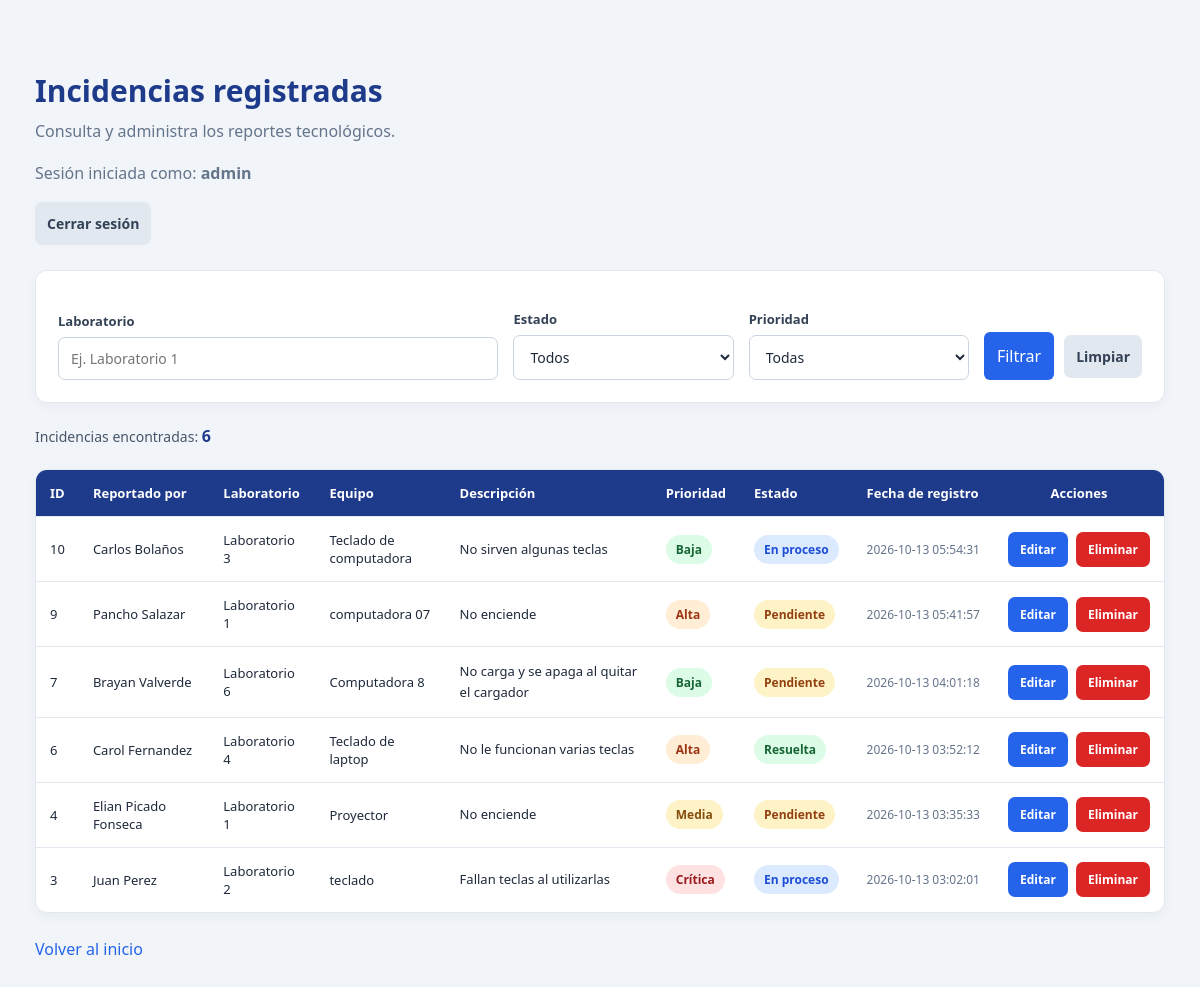
The app's page /pages/listar.php (signed in) with its own data.
### tables this page shows
CREATE TABLE `incidencias` (
  `id` int(11) NOT NULL,
  `nombre_reporta` varchar(100) NOT NULL,
  `laboratorio` varchar(100) NOT NULL,
  `equipo_afectado` varchar(150) NOT NULL,
  `descripcion` text NOT NULL,
  `prioridad` enum('Baja','Media','Alta','Crítica') NOT NULL DEFAULT 'Media',
  `estado` enum('Pendiente','En proceso','Resuelta') NOT NULL DEFAULT 'Pendiente',
  `fecha_registro` timestamp NOT NULL DEFAULT current_timestamp()
);

### pages/listar.php (the view, shortened to what this page needs)
<?php
require_once "../config/database.php";
function escapar($valor) {
    return htmlspecialchars((string)$valor, ENT_QUOTES, "UTF-8");
}
$es_admin = isset($_SESSION["admin_id"]);
$laboratorio = trim($_GET["laboratorio"] ?? "");
$sql = "SELECT * FROM incidencias WHERE 1=1";
$sql .= " ORDER BY fecha_registro DESC";
$stmt = $conexion->prepare($sql);
if (!$stmt->execute()) {
    exit("Error al consultar las incidencias.");
}
$resultado = $stmt->get_result();
$total = $resultado->num_rows;
$clases_prioridad = [
    "Baja" => "prioridad-baja",
    "Media" => "prioridad-media",
    "Alta" => "prioridad-alta",
    "Crítica" => "prioridad-critica"
];
$clases_estado = [
    "Pendiente" => "estado-pendiente",
    "En proceso" => "estado-en-proceso",
    "Resuelta" => "estado-resuelta"
];
?>
<!DOCTYPE html>
<html lang="es">
<head>
    <link rel="stylesheet" href="../css/style.css">
    <link rel="stylesheet" href="../css/listar.css">
</head>
<body>
<main class="contenedor-listado">
    <header class="encabezado-listado">
        <h1>Incidencias registradas</h1>
        <p>Consulta y administra los reportes tecnológicos.</p>
        <?php if ($es_admin): ?>
            <p>
                Sesión iniciada como:
                <strong><?= escapar($_SESSION["admin_usuario"] ?? "Administrador") ?></strong>
            </p>
            <a class="boton-secundario" href="../logout.php">
                Cerrar sesión
            </a>
        <?php endif; ?>
    </header>
    <form method="GET" class="filtros">
        <div>
            <label for="laboratorio">Laboratorio</label>
            <input
                type="text"
                id="laboratorio"
                name="laboratorio"
                placeholder="Ej. Laboratorio 1"
                value="<?= escapar($laboratorio) ?>"
            >
        </div>
        <div>
            <label for="estado">Estado</label>
            <select id="estado" name="estado">
                <option value="">Todos</option>
            </select>
        </div>
        <div>
            <label for="prioridad">Prioridad</label>
            <select id="prioridad" name="prioridad">
                <option value="">Todas</option>
            </select>
        </div>
        <div class="acciones-filtro">
            <button type="submit">Filtrar</button>
            <a class="boton-secundario" href="listar.php">
                Limpiar
            </a>
        </div>
    </form>
    <p class="total">
        Incidencias encontradas:
        <strong><?= $total ?></strong>
    </p>
    <div class="tabla-contenedor">
        <table class="tabla-incidencias">
            <thead>
                <tr>
                    <th>ID</th>
                    <th>Reportado por</th>
                    <th>Laboratorio</th>
                    <th>Equipo</th>
                    <th>Descripción</th>
                    <th>Prioridad</th>
                    <th>Estado</th>
                    <th>Fecha de registro</th>
                    <th>Acciones</th>
                </tr>
            </thead>
            <tbody>
                <?php if ($total > 0): ?>
                    <?php while ($incidencia = $resultado->fetch_assoc()): ?>
                        <tr>
                            <td><?= (int)$incidencia["id"] ?></td>
                            <td>
                                <?= escapar($incidencia["nombre_reporta"]) ?>
                            </td>
                            <td>
                                <?= escapar($incidencia["laboratorio"]) ?>
                            </td>
                            <td>
                                <?= escapar($incidencia["equipo_afectado"]) ?>
                            </td>
                            <td>
                                <?= escapar($incidencia["descripcion"]) ?>
                            </td>
                            <td>
                                <span class="etiqueta <?= escapar($clases_prioridad[$incidencia["prioridad"]] ?? "") ?>">
                                    <?= escapar($incidencia["prioridad"]) ?>
                                </span>
                            </td>
                            <td>
                                <span class="etiqueta <?= escapar($clases_estado[$incidencia["estado"]] ?? "") ?>">
                                    <?= escapar($incidencia["estado"]) ?>
                                </span>
                            </td>
                            <td>
                                <?= escapar($incidencia["fecha_registro"]) ?>
                            </td>
                            <td>
                                <?php if ($es_admin): ?>
                                    <div class="acciones">
                                        <a
                                            class="btn-editar"
                                            href="editar.php?id=<?= (int)$incidencia["id"] ?>"
                                        >
                                            Editar
                                        </a>
                                        <a
                                            class="btn-eliminar"
                                            href="eliminar.php?id=<?= (int)$incidencia["id"] ?>"
                                        >
                                            Eliminar
                                        </a>
                                    </div>
                                <?php else: ?>
                                    <span>Solo administrador</span>
                                <?php endif; ?>
                            </td>
                        </tr>
                    <?php endwhile; ?>
                <?php endif; ?>
            </tbody>
        </table>
    </div>
    <a class="enlace volver" href="../index.php">
        Volver al inicio
    </a>
</main>
</body>
</html>

### css/style.css (style rules this page uses)
* { box-sizing: border-box; }
body { margin: 0; padding: 30px 15px; font-family: Arial, Helvetica, sans-serif; background: #f1f5f9; color: #1e293b; }
input, select, textarea, button { font: inherit; }
label { display: block; margin: 17px 0 7px; font-weight: bold; }
input, select, textarea { width: 100%; padding: 12px; border: 1px solid #cbd5e1; border-radius: 6px; background: #fff; }
button { padding: 13px; border: none; border-radius: 6px; background: #2563eb; color: white; cursor: pointer; }
.enlace { color: #2563eb; text-decoration: none; }

### css/listar.css (style rules this page uses)
.contenedor-listado { max-width: 1400px; margin: 0 auto; padding: 20px; font-family: "Segoe UI", Arial, sans-serif; }
.encabezado-listado { margin-bottom: 25px; }
.encabezado-listado h1 { margin-bottom: 8px; color: #1e3a8a; font-size: 30px; font-weight: 700; }
.encabezado-listado p { color: #64748b; margin-top: 0; line-height: 1.6; }
.filtros { display: grid; grid-template-columns: 2fr 1fr 1fr auto; gap: 15px; align-items: end; padding: 22px; margin-bottom: 20px; background: #ffffff; border: 1px solid #e2e8f0; border-radius: 12px; box-shadow: 0 4px 12px rgba(15, 23, 42, 0.04); }
.filtros label { display: block; margin-bottom: 7px; color: #334155; font-size: 13px; font-weight: 600; }
.filtros input, .filtros select { width: 100%; min-width: 0; box-sizing: border-box; padding: 11px 12px; border: 1px solid #cbd5e1; border-radius: 7px; background: #ffffff; color: #1e293b; font: inherit; font-size: 14px; }
.acciones-filtro { display: flex; align-items: center; gap: 10px; }
.acciones-filtro button { margin: 0; white-space: nowrap; }
.boton-secundario { display: inline-block; padding: 12px; color: #334155; background: #e2e8f0; border-radius: 7px; text-decoration: none; font-size: 14px; font-weight: 600; white-space: nowrap; transition: background 0.2s; }
.total { margin: 22px 0; color: #475569; font-size: 14px; }
.total strong { color: #1e3a8a; font-size: 16px; }
.tabla-contenedor { overflow-x: auto; background: #ffffff; border-radius: 12px; border: 1px solid #e2e8f0; box-shadow: 0 4px 12px rgba(15, 23, 42, 0.04); }
.tabla-incidencias { width: 100%; border-collapse: collapse; font-size: 13px; }
.tabla-incidencias th, .tabla-incidencias td { padding: 14px; text-align: left; border-bottom: 1px solid #e2e8f0; vertical-align: middle; }
.tabla-incidencias th { background: #1e3a8a; color: #ffffff; font-weight: 600; white-space: nowrap; }
.tabla-incidencias tbody tr { transition: background 0.15s; }
.tabla-incidencias tbody tr:last-child td { border-bottom: none; }
.tabla-incidencias td:nth-child(5) { min-width: 180px; max-width: 280px; line-height: 1.6; overflow-wrap: anywhere; }
.tabla-incidencias td:nth-child(8) { white-space: nowrap; color: #64748b; font-size: 12px; }
.etiqueta { display: inline-block; padding: 6px 10px; border-radius: 20px; font-size: 12px; font-weight: 700; white-space: nowrap; }
.prioridad-baja { color: #166534; background: #dcfce7; }
.prioridad-media { color: #854d0e; background: #fef3c7; }
.prioridad-alta { color: #9a3412; background: #ffedd5; }
.prioridad-critica { color: #991b1b; background: #fee2e2; }
.estado-pendiente { color: #92400e; background: #fef3c7; }
.estado-en-proceso { color: #1d4ed8; background: #dbeafe; }
.estado-resuelta { color: #166534; background: #dcfce7; }
.acciones { display: flex; align-items: center; justify-content: center; gap: 8px; white-space: nowrap; }
.acciones a { display: inline-block; padding: 9px 12px; border-radius: 7px; color: #ffffff; font-size: 12px; font-weight: 600; text-align: center; text-decoration: none; transition: background 0.2s, transform 0.2s; }
.acciones .btn-editar { background: #2563eb; }
.acciones .btn-eliminar { background: #dc2626; }
.tabla-incidencias th:last-child, .tabla-incidencias td:last-child { text-align: center; min-width: 155px; }
.volver { display: inline-block; margin-top: 25px; }

### records on screen
incidencias: id "10", nombre_reporta "Carlos Bolaños", laboratorio "Laboratorio 3", equipo_afectado "Teclado de computadora", descripcion "No sirven algunas teclas", prioridad "Baja", estado "En proceso", fecha_registro "2026-10-13 05:54:31"
incidencias: id "9", nombre_reporta "Pancho Salazar", laboratorio "Laboratorio 1", equipo_afectado "computadora 07", descripcion "No enciende", prioridad "Alta", estado "Pendiente", fecha_registro "2026-10-13 05:41:57"
incidencias: id "7", nombre_reporta "Brayan Valverde", laboratorio "Laboratorio 6", equipo_afectado "Computadora 8", descripcion "No carga y se apaga al quitar el cargador", prioridad "Baja", estado "Pendiente", fecha_registro "2026-10-13 04:01:18"
incidencias: id "6", nombre_reporta "Carol Fernandez", laboratorio "Laboratorio 4", equipo_afectado "Teclado de laptop", descripcion "No le funcionan varias teclas", prioridad "Alta", estado "Resuelta", fecha_registro "2026-10-13 03:52:12"
incidencias: id "4", nombre_reporta "Elian Picado Fonseca", laboratorio "Laboratorio 1", equipo_afectado "Proyector", descripcion "No enciende", prioridad "Media", estado "Pendiente", fecha_registro "2026-10-13 03:35:33"
incidencias: id "3", nombre_reporta "Juan Perez", laboratorio "Laboratorio 2", equipo_afectado "teclado", descripcion "Fallan teclas al utilizarlas", prioridad "Crítica", estado "En proceso", fecha_registro "2026-10-13 03:02:01"

### other values on screen
escapar($_SESSION["admin_usuario"] ?? "Administrador") "admin"
$total "6"
